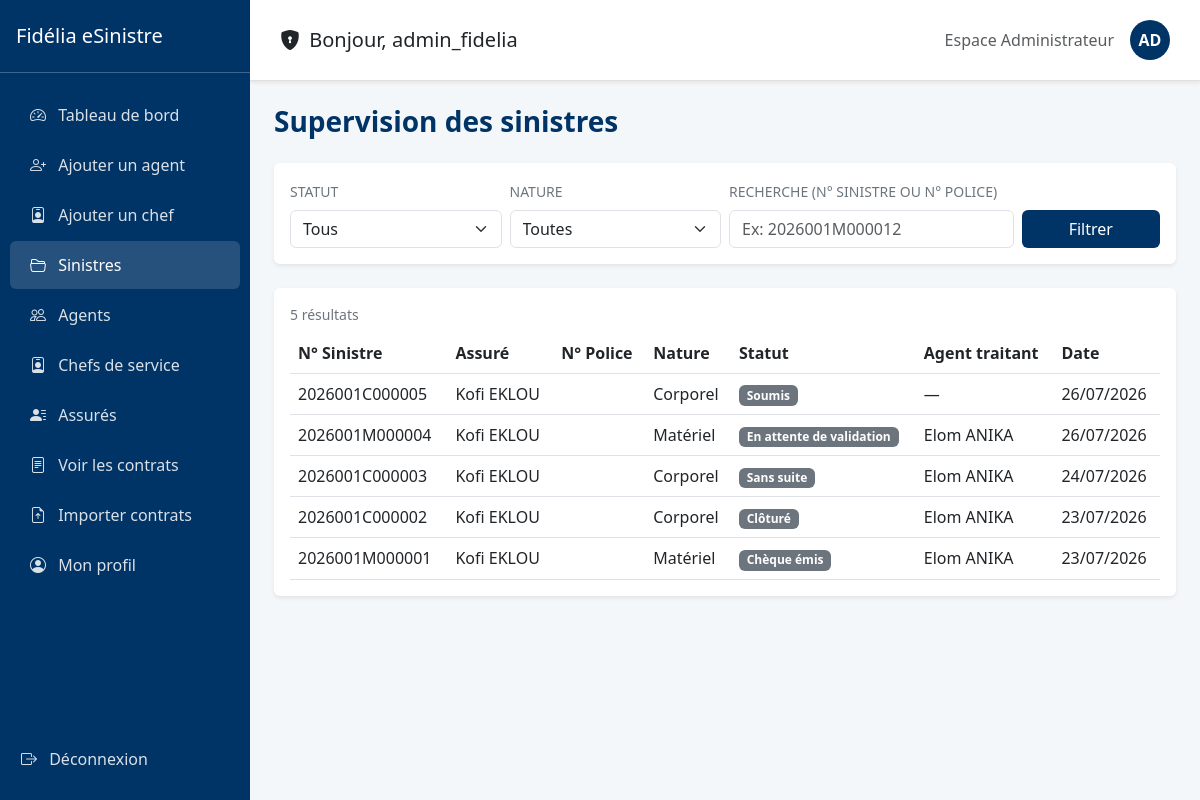
Before: /sinistres/admin/sinistres/ (signed in) with the older database file.
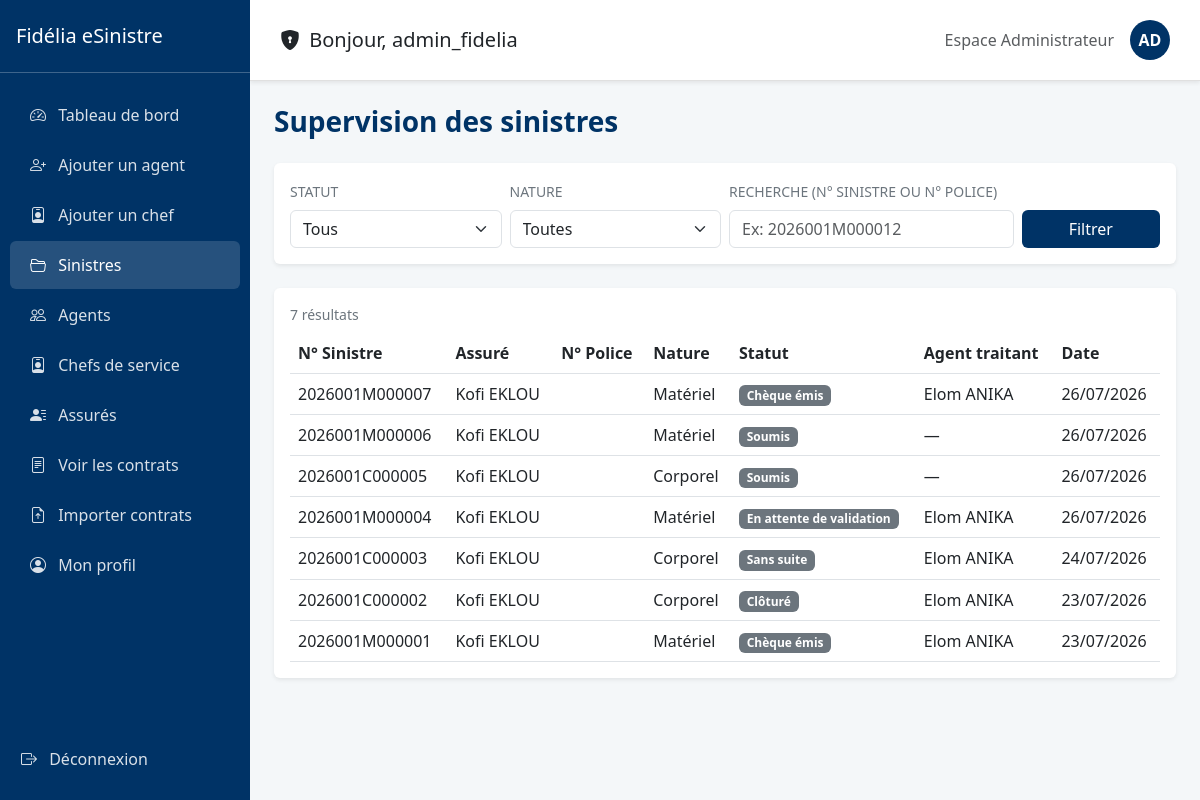
After: the same page with the newer database file.
### gestion_sinistres/models.py (models this page shows, shortened)
class Sinistre(models.Model):
    NATURE_CHOICES = [('C', 'Corporel'), ('M', 'Matériel'), ('X', 'Mixte')]
    STATUS_CHOICES = [
        ('SOUMIS', 'Soumis'),
        ('ATTENTE_COMPLEMENTS', 'En attente de compléments'),
        ('ATTENTE_VALIDATION', 'En attente de validation'),
        ('A_CORRIGER', 'A corriger'),
        ('EN_COURS', 'En cours'),
        ('CHEQUE_EMIS', 'Chèque émis'),
        ('CLOTURE', 'Clôturé'),
        ('SANS_SUITE', 'Sans suite'),
        ('REOUVERT', 'Réouvert'),
    ]
    nom_conducteur = models.CharField(max_length=100)
    immatriculation = models.CharField(max_length=50, blank=True, null=True, verbose_name="Immatriculation")
    numero_sinistre = models.CharField(max_length=20, unique=True)
    statut = models.CharField(max_length=30, choices=STATUS_CHOICES, default='SOUMIS')
    agent_traitant = models.CharField(max_length=100, blank=True, null=True)
    montant_estime = models.DecimalField(max_digits=12, decimal_places=2, default=0)
    prix_retenu = models.DecimalField(max_digits=12, decimal_places=2, null=True, blank=True)
    attestation_generee = models.BooleanField(default=False)
    date_attestation = models.DateTimeField(null=True, blank=True)
    date_cloture = models.DateTimeField(null=True, blank=True)
    indemnisation_validee = models.BooleanField(default=False)
    date_survenance = models.DateTimeField()
    date_declaration = models.DateTimeField(auto_now_add=True)
    heure_approximative = models.TimeField()
    circonstances = models.TextField()
    vehicule = models.ForeignKey(Vehicule, on_delete=models.CASCADE)
    region = models.ForeignKey(Region, on_delete=models.SET_NULL, null=True)
    ville = models.ForeignKey(Ville, on_delete=models.SET_NULL, null=True)
    prefecture = models.ForeignKey(Prefecture, on_delete=models.SET_NULL, null=True)
    quartier = models.CharField(max_length=150)
    nature = models.CharField(max_length=1, choices=NATURE_CHOICES)
    numero_point_vente = models.CharField(max_length=10, default="001")
    assure = models.ForeignKey(User, on_delete=models.CASCADE, related_name='sinistres')
    quittance = models.ForeignKey(Quittance, on_delete=models.SET_NULL, null=True, blank=True)
    lettre_derogation = models.FileField(upload_to='sinistres/derogations/', blank=True, null=True)

### gestion_sinistres/views.py (the view)
# urls.py: path('admin/sinistres/', views.supervision_sinistres, name='supervision_sinistres'),
@login_required
@user_passes_test(lambda u: u.is_staff)
def supervision_sinistres(request):
    sinistres = Sinistre.objects.select_related('assure', 'vehicule', 'region').order_by('-date_declaration')
    statut = request.GET.get('statut', '')
    nature = request.GET.get('nature', '')
    recherche = request.GET.get('q', '').strip()
    if statut:
        sinistres = sinistres.filter(statut=statut)
    if nature:
        sinistres = sinistres.filter(nature=nature)
    if recherche:
        sinistres = sinistres.filter(
            Q(numero_sinistre__icontains=recherche) | Q(n_police__icontains=recherche)
        )
    context = {
        'sinistres': sinistres,
        'statut_choices': Sinistre.STATUS_CHOICES,
        'nature_choices': Sinistre.NATURE_CHOICES,
        'statut_selectionne': statut,
        'nature_selectionnee': nature,
        'recherche': recherche,
    }
    return render(request, 'supervision_sinistres.html', context)

### gestion_sinistres/templates/supervision_sinistres.html (shortened to what this page needs)
{% extends 'base_admin.html' %}
{% block content %}
<h3 class="fw-bold mb-4" style="color: var(--fidelia-blue);">Supervision des sinistres</h3>
<div class="card border-0 shadow-sm p-3 mb-4">
    <form method="get" class="row g-2 align-items-end">
        <div class="col-md-3">
            <label class="form-label small text-secondary text-uppercase">Statut</label>
            <select name="statut" class="form-select">
                <option value="">Tous</option>
            </select>
        </div>
        <div class="col-md-3">
            <label class="form-label small text-secondary text-uppercase">Nature</label>
            <select name="nature" class="form-select">
                <option value="">Toutes</option>
            </select>
        </div>
        <div class="col-md-4">
            <label class="form-label small text-secondary text-uppercase">Recherche (n° sinistre ou n° police)</label>
            <input type="text" name="q" class="form-control" value="{{ recherche }}" placeholder="Ex: 2026001M000012">
        </div>
        <div class="col-md-2 d-flex gap-2">
            <button type="submit" class="btn w-100" style="background: var(--fidelia-blue); color: white;">Filtrer</button>
        </div>
    </form>
</div>
<div class="card border-0 shadow-sm p-3">
    <div class="mb-2 text-secondary small">{{ sinistres|length }} résultat{{ sinistres|length|pluralize }}</div>
    <table class="table table-hover align-middle mb-0">
        <thead>
            <tr>
                <th>N° Sinistre</th>
                <th>Assuré</th>
                <th>N° Police</th>
                <th>Nature</th>
                <th>Statut</th>
                <th>Agent traitant</th>
                <th>Date</th>
            </tr>
        </thead>
        <tbody>
            {% for s in sinistres %}
            <tr>
                <td>{{ s.numero_sinistre }}</td>
                <td>{{ s.assure.get_full_name|default:s.assure.username }}</td>
                <td>{{ s.n_police }}</td>
                <td>{{ s.get_nature_display }}</td>
                <td><span class="badge bg-secondary">{{ s.get_statut_display }}</span></td>
                <td>{{ s.agent_traitant|default:"—" }}</td>
                <td>{{ s.date_declaration|date:"d/m/Y" }}</td>
            </tr>
            {% empty %}
            <tr><td colspan="7" class="text-muted fst-italic">Aucun sinistre ne correspond à ces critères.</td></tr>
            {% endfor %}
        </tbody>
    </table>
</div>
{% endblock %}

### gestion_sinistres/templates/base_admin.html (shortened to what this page needs)
{% load static %}
<!DOCTYPE html>
<html lang="fr">
<head>
    <link href="https://cdn.jsdelivr.net/npm/bootstrap@5.3.0/dist/css/bootstrap.min.css" rel="stylesheet">
    <link rel="stylesheet" href="https://cdn.jsdelivr.net/npm/bootstrap-icons@1.11.0/font/bootstrap-icons.css">
</head>
<body>
    <nav class="sidebar">
        <div class="d-flex align-items-center justify-content-between py-4 px-3 border-bottom border-light border-opacity-25">
            <h5 class="mb-0">Fidélia eSinistre</h5>
        </div>
        <div class="py-3">
            <a href="{% url 'accueil_admin' %}" class="{% if request.resolver_match.url_name == 'accueil_admin' %}active{% endif %}"><i class="bi bi-speedometer2 me-2"></i> Tableau de bord</a>
            <a href="{% url 'creer_agent' %}" class="{% if request.resolver_match.url_name == 'creer_agent' %}active{% endif %}"><i class="bi bi-person-plus me-2"></i> Ajouter un agent</a>
            <a href="{% url 'creer_chef' %}" class="{% if request.resolver_match.url_name == 'creer_chef' %}active{% endif %}"><i class="bi bi-person-badge me-2"></i> Ajouter un chef</a>
            <a href="{% url 'supervision_sinistres' %}" class="{% if request.resolver_match.url_name == 'supervision_sinistres' %}active{% endif %}"><i class="bi bi-folder2-open me-2"></i> Sinistres</a>
            <a href="{% url 'liste_agents' %}" class="{% if request.resolver_match.url_name == 'liste_agents' or request.resolver_match.url_name == 'modifier_agent_admin' %}active{% endif %}"><i class="bi bi-people me-2"></i> Agents</a>
            <a href="{% url 'liste_chefs' %}" class=""><i class="bi bi-person-badge me-2"></i> Chefs de service</a>
            <a href="{% url 'liste_assures' %}" class="{% if request.resolver_match.url_name == 'liste_assures' %}active{% endif %}"><i class="bi bi-person-lines-fill me-2"></i> Assurés</a>
            <a href="{% url 'liste_contrats' %}" class="{% if request.resolver_match.url_name == 'liste_contrats' %}active{% endif %}"><i class="bi bi-file-text me-2"></i> Voir les contrats</a>
            <a href="{% url 'importer_donnees' %}" class="{% if request.resolver_match.url_name == 'importer_donnees' %}active{% endif %}"><i class="bi bi-file-earmark-arrow-up me-2"></i> Importer contrats</a>
            <a href="{% url 'profil_admin' %}" class=""><i class="bi bi-person-circle me-2"></i> Mon profil</a>
        </div>
        <div class="py-3 mt-auto">
            <form method="post" action="{% url 'logout' %}">
                <button type="submit" class="btn btn-link text-decoration-none" style="color: rgba(255,255,255,0.85); padding: 12px 20px;"><i class="bi bi-box-arrow-right me-2"></i> Déconnexion</button>
            </form>
        </div>
    </nav>
    <main class="main-content">
        <div class="header-user d-flex align-items-center justify-content-between shadow-sm">
            <div class="d-flex align-items-center">
                <h5 class="mb-0 text-dark"><i class="bi bi-shield-lock-fill me-1"></i> Bonjour, {{ request.user.get_full_name|default:request.user.username }}</h5>
            </div>
            <div class="d-flex align-items-center">
                <span class="text-muted me-3 d-none d-md-inline">Espace Administrateur</span>
                <a href="{% url 'profil_admin' %}" class="user-badge">{{ request.user.first_name|first|default:"A" }}{{ request.user.last_name|first|default:"D" }}</a>
            </div>
        </div>
        <div class="p-4">
            {% block content %}{% endblock %}
        </div>
    </main>
</body>
</html>

### gestion_sinistres/templates/base_admin.html (style rules this page uses)
:root { --fidelia-blue: #003366; }
body { background-color: #f4f7f9; font-family: 'Segoe UI', sans-serif; }
.sidebar { width: 250px; height: 100vh; background: var(--fidelia-blue); color: white; position: fixed; left: 0; top: 0; display: flex; flex-direction: column; overflow-y: auto; overflow-x: hidden; z-index: 1050; transition: transform 0.3s ease; }
.sidebar a { color: rgba(255,255,255,0.85); display: block; padding: 12px 20px; text-decoration: none; border-radius: 6px; margin: 2px 10px; }
.sidebar a:hover, .sidebar a.active { background: rgba(255,255,255,0.15); color: white; }
.main-content { margin-left: 250px; transition: margin-left 0.3s ease; }
.header-user { background: white; padding: 20px 30px; border-bottom: 1px solid #e0e0e0; position: sticky; top: 0; z-index: 1020; }
.user-badge { width: 40px; height: 40px; border-radius: 50%; background: var(--fidelia-blue); color: white; display: flex; align-items: center; justify-content: center; font-weight: bold; text-decoration: none !important; }

Changed rows visible on the page:
added Sinistre: numero_sinistre "2026001M000007", assure.get_full_name "Kofi EKLOU", nature "Matériel", statut "Chèque émis", agent_traitant "Elom ANIKA", date_declaration "26/07/2026"
added Sinistre: numero_sinistre "2026001M000006", assure.get_full_name "Kofi EKLOU", nature "Matériel", statut "Soumis", agent_traitant "—", date_declaration "26/07/2026"
Other visible differences:
{{ sinistres|length }}: "5" → "7"
